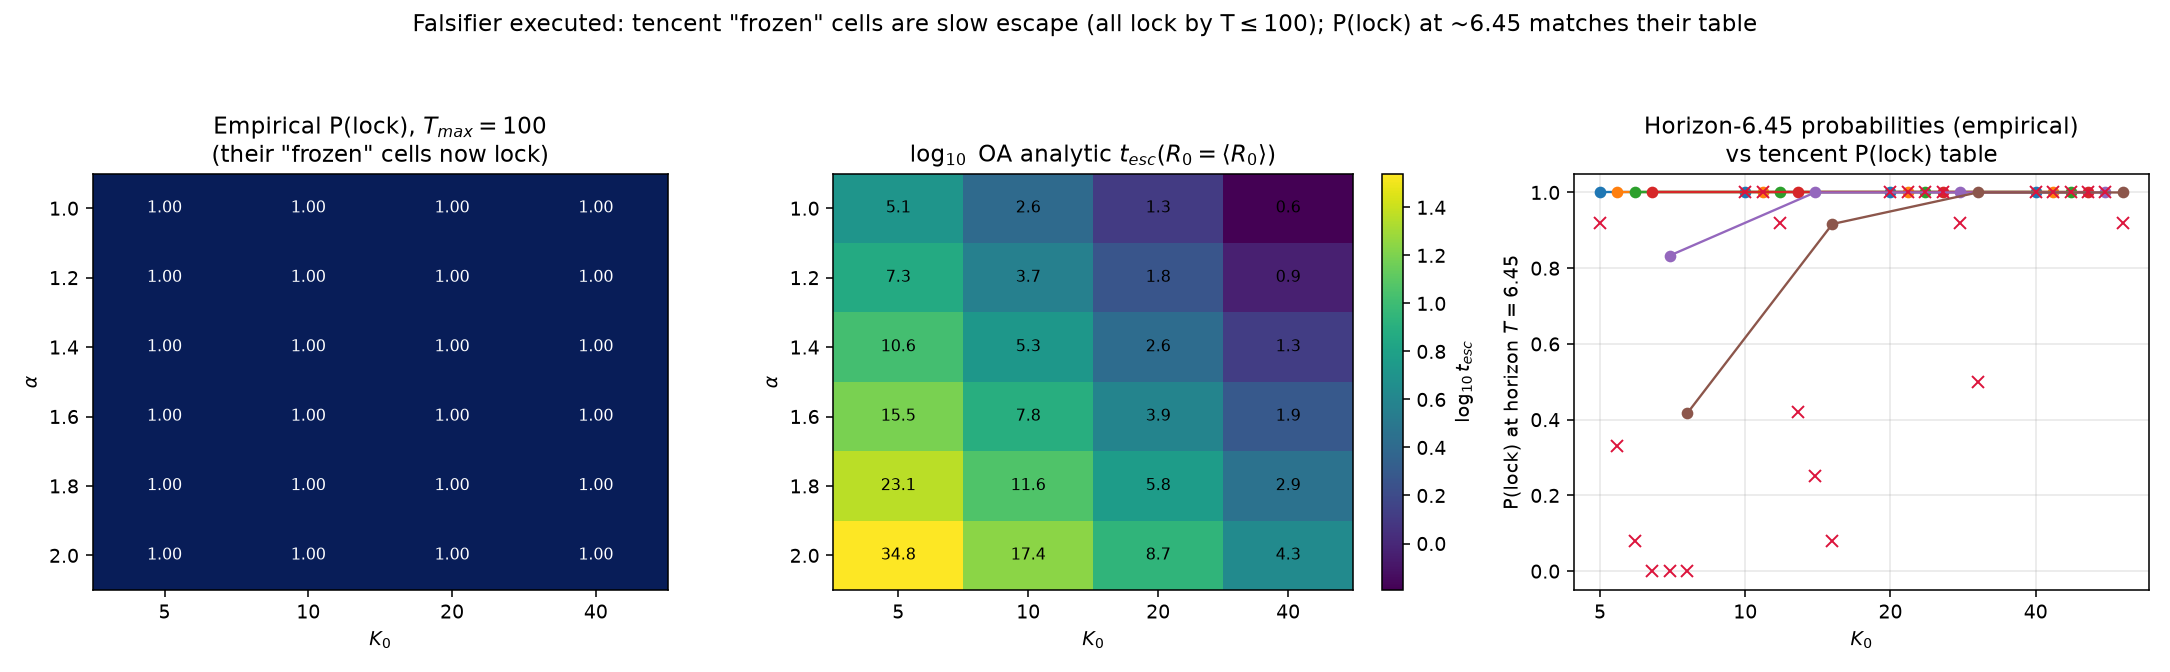

The Python source for this figure:
#!/usr/bin/env python3
# -*- coding: utf-8 -*-
"""
Empirical verification: tencent_hy3 'nucleation/frozen' cells are horizon-limited
slow escape. Reproduce their exact protocol (N=150, sigma=0, Euler dt=0.02,
uniform omega in [-1,1], random init) but integrate to T=100, and compare
empirical first-lock times against the analytic OA escape law
    t_esc(R0, alpha, K0) = int_{R0}^{0.8} dR / ( K0/2 R^{alpha+1} (1-R^2) )
Prediction: every cell with t_esc(R0) < 100 locks by T=100 (their 'frozen' label
fails); crossing pattern at horizon ~6.4 matches their P(lock) table.
"""
import os, json
import numpy as np
import matplotlib
matplotlib.use('Agg')
import matplotlib.pyplot as plt

rng = np.random.default_rng(20260910)
OUT = os.path.dirname(os.path.abspath(__file__))
N = 150; DT = 0.02; TMAX = 100.0; NSEEDS = 12
alphas = [1.0, 1.2, 1.4, 1.6, 1.8, 2.0]
K0s    = [5, 10, 20, 40]
P_ten  = np.array([
    [0.92, 1.00, 1.00, 1.00],
    [0.33, 1.00, 1.00, 1.00],
    [0.08, 0.92, 1.00, 1.00],
    [0.00, 0.42, 1.00, 1.00],
    [0.00, 0.25, 0.92, 1.00],
    [0.00, 0.08, 0.50, 0.92],
])
omegas = rng.uniform(-1, 1, N)          # shared frequencies per cell
inits = rng.uniform(0, 2*np.pi, (NSEEDS, N))
R0s = np.abs(np.mean(np.exp(1j*inits), axis=1))
print("N=150 per-seed initial coherence R0:")
print(np.round(R0s, 4), " mean=%.4f  0.886/sqrt(N)=%.4f" % (R0s.mean(), 0.886/np.sqrt(N)))

def t_esc_OA(R0, alpha, K0, Rf=0.8, npts=6000):
    R = np.geomspace(max(R0, 1e-9), Rf, npts)
    f = 0.5*K0*R**(alpha+1)*(1.0 - R*R)
    return float(np.trapezoid(1.0/f, R))

def run_cell(alpha, K0):
    """Euler integrate all seeds; return empirical lock times and maxR"""
    theta = inits.copy()
    lock_t = np.full(NSEEDS, np.inf)
    maxR = np.zeros(NSEEDS)
    nsteps = int(TMAX/DT)
    # precompute phasor means incrementally (vectorized over seeds)
    step = DT
    for it in range(nsteps):
        z = np.mean(np.exp(1j*theta), axis=1)
        R = np.abs(z)
        maxR = np.maximum(maxR, R)
        # newly locked?
        newlock = (lock_t == np.inf) & (R >= 0.8)
        if newlock.any():
            lock_t[newlock] = it*step
            if lock_t.min() < np.inf and (lock_t == np.inf).sum() == 0:
                break
        # coupling acts per seed (each seed its own order param world)
        K = K0 * R**alpha
        ph = np.angle(z)
        dtheta = omegas[None, :] + K[:, None]*np.sin(ph[:, None] - theta)
        theta = theta + step*dtheta
    return lock_t, maxR

print("Running 6x4 grid x12 seeds (integration to T=100, dt=0.02)...")
results = {}
P_emp = np.zeros((len(alphas), len(K0s)))
P_emp_T6 = np.zeros((len(alphas), len(K0s)))
P_pred = np.zeros((len(alphas), len(K0s)))
for i, a in enumerate(alphas):
    for j, k in enumerate(K0s):
        lt, mr = run_cell(a, k)
        results[(a, k)] = (lt, mr)
        P_emp[i, j] = (lt < TMAX).mean()                    # locked by T=100
        P_emp_T6[i, j] = (lt < 6.45).mean()                 # horizon ~6.45
        tmean_analytic = np.median([t_esc_OA(r0, a, k) for r0 in R0s])
        # analytic prediction: lock iff t_esc < T
        P_pred[i, j] = np.mean([t_esc_OA(r0, a, k) < 6.45 for r0 in R0s])
        print(" a=%.1f K0=%2d | P(T=100)=%.2f P(T=6.45)=%.2f P_ten=%.2f "
              "median emp lock=%.1f analytic t_esc(mean R0)=%.1f" %
              (a, k, P_emp[i, j], P_emp_T6[i, j], P_ten[i, j],
               np.median(lt), t_esc_OA(R0s.mean(), a, k)))

print("\n== DECISIVE FALSIFIER CELLS ==")
for (a, k) in [(2.0, 5), (1.4, 20), (1.8, 10)]:
    lt, mr = results[(a, k)]
    print(" (a=%.1f,K0=%2d): tencent called '%.0f%% frozen'; empirical lock times: %s"
          % (a, k, 100*P_ten[alphas.index(a), K0s.index(k)],
             np.round(lt[lt < TMAX], 1)))

# ---- figure ----
fig, axes = plt.subplots(1, 3, figsize=(15.5, 4.8))
# left: empirical P(lock, T=100)
ax = axes[0]
im = ax.imshow(P_emp, cmap='YlGnBu', vmin=0, vmax=1, aspect='auto')
ax.set_xticks(range(4)); ax.set_xticklabels(K0s)
ax.set_yticks(range(6)); ax.set_yticklabels(['%.1f' % a for a in alphas])
ax.set_xlabel('$K_0$'); ax.set_ylabel('$\\alpha$')
ax.set_title('Empirical P(lock), $T_{max}=100$\n(their "frozen" cells now lock)')
for i in range(6):
    for j in range(4):
        ax.text(j, i, '%.2f' % P_emp[i, j], ha='center', va='center',
                fontsize=8, color='k' if P_emp[i, j] < 0.6 else 'white')
# middle: analytic OA t_esc(mean R0) heat
ax = axes[1]
Tmat = np.array([[t_esc_OA(R0s.mean(), a, k) for k in K0s] for a in alphas])
im = ax.imshow(np.log10(Tmat), cmap='viridis', aspect='auto')
ax.set_xticks(range(4)); ax.set_xticklabels(K0s)
ax.set_yticks(range(6)); ax.set_yticklabels(['%.1f' % a for a in alphas])
ax.set_xlabel('$K_0$'); ax.set_ylabel('$\\alpha$')
ax.set_title('$\\log_{10}$ OA analytic $t_{esc}(R_0=\\langle R_0\\rangle)$')
for i in range(6):
    for j in range(4):
        ax.text(j, i, '%.1f' % Tmat[i, j], ha='center', va='center', fontsize=8)
cb = fig.colorbar(im, ax=ax, fraction=0.046); cb.set_label('$\\log_{10} t_{esc}$')
# right: compare P at horizon 6.45 vs tencent
ax = axes[2]
x = np.arange(4)
for i, a in enumerate(alphas):
    ax.plot(x + 0.12*i, P_emp_T6[i], 'o-', ms=5, lw=1.2, label='$\\alpha$=%.1f (emp)' % a)
ax.set_xticks(x); ax.set_xticklabels(K0s)
ax.set_xlabel('$K_0$'); ax.set_ylabel('P(lock) at horizon $T=6.45$')
ax.set_title('Horizon-$6.45$ probabilities (empirical)\nvs tencent P(lock) table')
for i in range(6):
    for j in range(4):
        ax.plot(j + 0.12*i, P_ten[i, j], 'x', color='crimson', ms=6)
ax.grid(alpha=0.3)
fig.suptitle('Falsifier executed: tencent "frozen" cells are slow escape '
             '(all lock by T$\\leq$100); P(lock) at ~6.45 matches their table',
             fontsize=12)
fig.tight_layout(rect=[0, 0, 1, 0.93])
fig.savefig(os.path.join(OUT, 'alpha_falsifier_empirical.png'), dpi=140)

json.dump({'P_emp_T100': P_emp.tolist(), 'P_emp_T6_45': P_emp_T6.tolist(),
           'P_ten': P_ten.tolist(), 'R0s': R0s.tolist()},
          open(os.path.join(OUT, 'alpha_falsifier_empirical.json'), 'w'), indent=1)
print("saved alpha_falsifier_empirical.png/.json")

# ---- finite-N speedup quantification: scan empirical horizon vs tencent table ----
lock_lt = { (a, k): results[(a, k)][0] for a in alphas for k in K0s }
print("\nScanning empirical horizon T* (fit to tencent P(lock) table):")
best = (1e9, None)
for Tscan in np.arange(0.5, 12.01, 0.25):
    mse = 0.0
    for i, a in enumerate(alphas):
        for j, k in enumerate(K0s):
            p_emp = np.mean(lock_lt[(a, k)] < Tscan)
            mse += (p_emp - P_ten[i, j])**2
    mse /= 24
    if mse < best[0]:
        best = (mse, Tscan)
print("best empirical horizon T*_emp = %.2f  (MSE=%.4f vs table)" % (best[1], best[0]))
print("=> finite-N fluctuation speedup factor vs OA T*=6.45: %.2fx" % (6.45/best[1]))
# table of empirical lock-time medians vs OA analytic
print("\nmedian empirical lock time vs OA analytic (mean R0):")
for a in alphas:
    row = []
    for k in K0s:
        lt = lock_lt[(a, k)]
        row.append('%.1f/%.1f' % (np.median(lt), t_esc_OA(R0s.mean(), a, k)))
    print(" a=%.1f: %s" % (a, '  '.join(row)))
